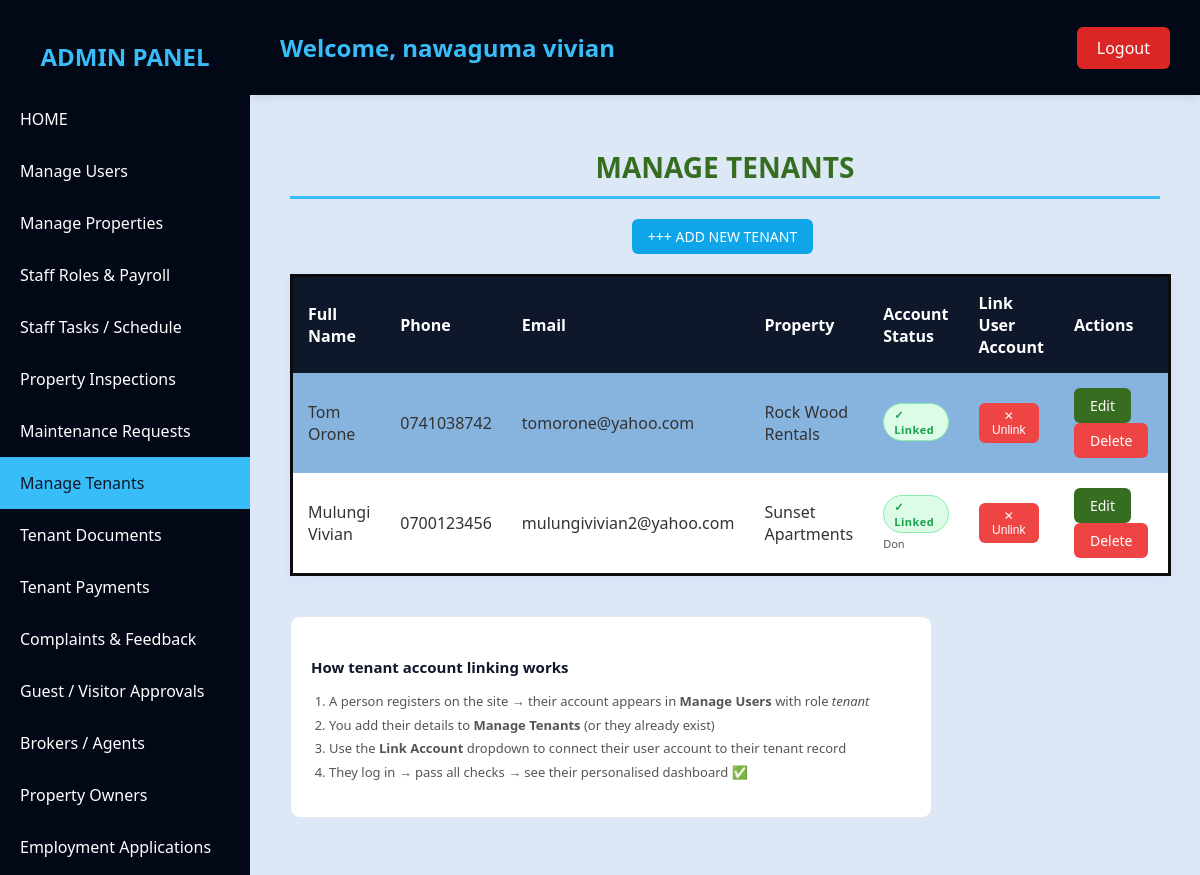
Page /admin_dashboard.php?page=tenants (signed in) on the earlier database version.
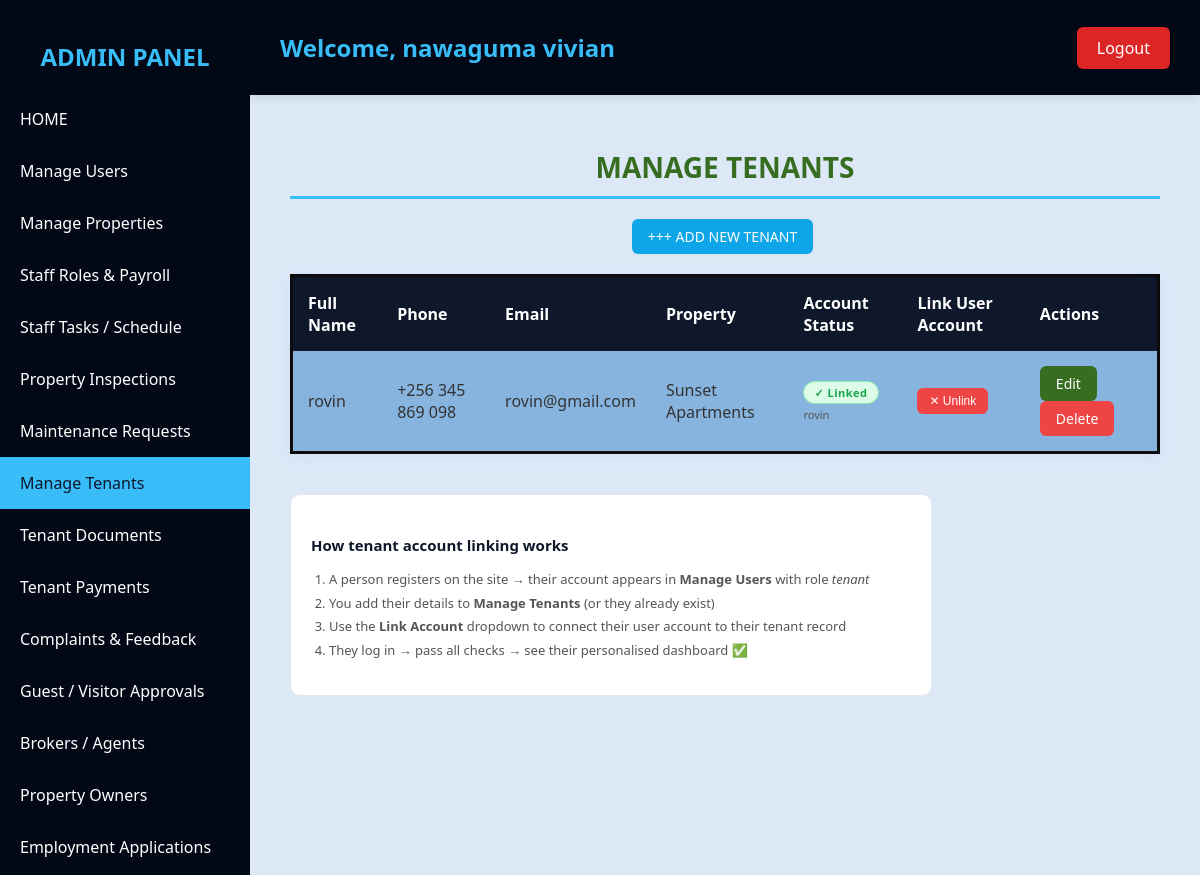
Same page on the later database version.
### tables this page shows
CREATE TABLE IF NOT EXISTS `users` (
  `id` int NOT NULL AUTO_INCREMENT,
  `fullname` varchar(255) NOT NULL,
  `email` varchar(255) NOT NULL,
  `password` varchar(255) NOT NULL,
  `role` varchar(50) NOT NULL DEFAULT 'tenant',
  `created_at` timestamp NOT NULL DEFAULT CURRENT_TIMESTAMP,
  `phone` varchar(20) DEFAULT NULL,
  `whatsapp` varchar(20) DEFAULT NULL,
  `commission_rate` decimal(5,2) DEFAULT '0.00' COMMENT 'Broker commission rate in %',
  PRIMARY KEY (`id`),
  UNIQUE KEY `email` (`email`)
);

CREATE TABLE IF NOT EXISTS `tenants` (
  `id` int NOT NULL AUTO_INCREMENT,
  `fullname` varchar(255) NOT NULL,
  `email` varchar(255) DEFAULT NULL,
  `phone` varchar(50) DEFAULT NULL,
  `property_id` int DEFAULT NULL,
  `lease_start` date DEFAULT NULL,
  `lease_end` date DEFAULT NULL,
  `created_at` timestamp NULL DEFAULT CURRENT_TIMESTAMP,
  `gender` enum('Male','Female','Other') DEFAULT NULL,
  `national_id` varchar(100) DEFAULT NULL,
  `occupation` varchar(100) DEFAULT NULL,
  `emergency_name` varchar(100) DEFAULT NULL,
  `emergency_phone` varchar(50) DEFAULT NULL,
  `user_id` int DEFAULT NULL,
  `status` varchar(50) DEFAULT 'Active',
  PRIMARY KEY (`id`)
);

CREATE TABLE IF NOT EXISTS `properties` (
  `id` int NOT NULL AUTO_INCREMENT,
  `owner_id` int DEFAULT NULL,
  `property_name` varchar(255) NOT NULL,
  `property_type` varchar(100) DEFAULT NULL,
  `address` text,
  `units` int DEFAULT '0',
  `rent_amount` decimal(10,2) DEFAULT '0.00',
  `created_at` timestamp NULL DEFAULT CURRENT_TIMESTAMP,
  `purpose` enum('Rent','Buy','Lease') DEFAULT 'Rent',
  `bedrooms` int DEFAULT NULL,
  `size_sqft` int DEFAULT NULL,
  `amenities` text,
  `latitude` decimal(10,7) DEFAULT NULL,
  `longitude` decimal(10,7) DEFAULT NULL,
  `broker_id` int DEFAULT NULL,
  `status` enum('available','occupied','archived') DEFAULT 'available',
  `description` text,
  `commission_rate` decimal(5,2) DEFAULT '0.00',
  `commission_percentage` decimal(5,2) DEFAULT '0.00' COMMENT 'Commission rate for broker in %',
  PRIMARY KEY (`id`)
);

### admin_dashboard.php (the view, shortened to what this page needs)
<?php
include "db_connect.php";
$user_id = $_SESSION['user_id'];
$result = mysqli_query($conn, "SELECT * FROM users WHERE id='$user_id'");
$user = mysqli_fetch_assoc($result);
$total_brokers       = mysqli_fetch_assoc(mysqli_query($conn,"SELECT COUNT(*) as count FROM users WHERE role='broker'"))['count'];
$total_owners        = mysqli_fetch_assoc(mysqli_query($conn,"SELECT COUNT(*) as count FROM users WHERE role='owner'"))['count'];
$total_guests        = mysqli_fetch_assoc(mysqli_query($conn,"SELECT COUNT(*) as count FROM guests"))['count'];
$total_complaints    = mysqli_fetch_assoc(mysqli_query($conn,"SELECT COUNT(*) as count FROM complaints WHERE status='pending'"))['count'];
$total_notifications = mysqli_fetch_assoc(mysqli_query($conn,"SELECT COUNT(*) as count FROM notifications WHERE is_read=0"))['count'];
$pending_payments    = mysqli_fetch_assoc(mysqli_query($conn,"SELECT COUNT(*) as count FROM payments WHERE status='pending'"))['count'];
$total_properties    = mysqli_fetch_assoc(mysqli_query($conn,"SELECT COUNT(*) as count FROM properties"))['count'];
$total_tenants       = mysqli_fetch_assoc(mysqli_query($conn,"SELECT COUNT(*) as count FROM tenants"))['count'];
$total_staff         = mysqli_fetch_assoc(mysqli_query($conn,"SELECT COUNT(*) as count FROM users WHERE role='staff'"))['count'];
$pending_applications= mysqli_fetch_assoc(mysqli_query($conn,"SELECT COUNT(*) as count FROM job_applications WHERE status='pending'"))['count'];
$pending_requests    = mysqli_fetch_assoc(mysqli_query($conn,"SELECT COUNT(*) as count FROM maintenance_requests WHERE status='pending'"))['count'];
$revenue             = mysqli_fetch_assoc(mysqli_query($conn,"SELECT SUM(amount) as total FROM payments"))['total'];
$page = $_GET['page'] ?? 'dashboard';
?>
<!DOCTYPE html>
<html lang="en">
<head>
</head>
<body>
<div class="sidebar">
    <h2>ADMIN PANEL</h2>
    <a href="admin_dashboard.php?page=dashboard" <?php echo ($page==='dashboard')?'class="active"':''; ?>>HOME</a>
    <a href="admin_dashboard.php?page=users" <?php echo ($page==='users')?'class="active"':''; ?>>Manage Users</a>
    <a href="admin_dashboard.php?page=properties" <?php echo ($page==='properties')?'class="active"':''; ?>>Manage Properties</a>
    <a href="admin_dashboard.php?page=staff_roles" <?php echo ($page==='staff_roles')?'class="active"':''; ?>>Staff Roles & Payroll</a>
    <a href="admin_dashboard.php?page=staff_tasks" <?php echo ($page==='staff_tasks')?'class="active"':''; ?>>Staff Tasks / Schedule</a>
    <a href="admin_dashboard.php?page=inspections" <?php echo ($page==='inspections')?'class="active"':''; ?>>Property Inspections</a>
    <a href="admin_dashboard.php?page=maintenance" <?php echo ($page==='maintenance')?'class="active"':''; ?>>Maintenance Requests</a>
    <a href="admin_dashboard.php?page=tenants" <?php echo ($page==='tenants')?'class="active"':''; ?>>
        Manage Tenants
    </a>
    <a href="admin_dashboard.php?page=tenant_documents" <?php echo ($page==='tenant_documents')?'class="active"':''; ?>>Tenant Documents</a>
    <a href="admin_dashboard.php?page=tenant_payments" <?php echo ($page==='tenant_payments')?'class="active"':''; ?>>Tenant Payments</a>
    <a href="admin_dashboard.php?page=complaints" <?php echo ($page==='complaints')?'class="active"':''; ?>>Complaints & Feedback</a>
    <a href="admin_dashboard.php?page=guests" <?php echo ($page==='guests')?'class="active"':''; ?>>Guest / Visitor Approvals</a>
    <a href="admin_dashboard.php?page=brokers" <?php echo ($page==='brokers')?'class="active"':''; ?>>Brokers / Agents</a>
    <a href="admin_dashboard.php?page=propertyowners" <?php echo ($page==='propertyowners')?'class="active"':''; ?>>Property Owners</a>
    <a href="admin_dashboard.php?page=jobs" <?php echo ($page==='jobs')?'class="active"':''; ?>>Employment Applications</a>
</div>
<div class="header">
    <h1>Welcome, <?php echo htmlspecialchars($user['fullname']); ?></h1>
    <a href="logout.php" class="logout-btn">Logout</a>
</div>
<div class="main-content">
<?php if($page === 'dashboard'): ?>
<section id="dashboard">
    <h2 style="text-align:center;margin-bottom:30px;">OVERVIEW</h2>
    <div class="overview-cards">
        <div class="circular-card"><h3>Total Properties</h3><p><?= $total_properties ?></p></div>
        <div class="circular-card"><h3>Total Tenants</h3><p><?= $total_tenants ?></p></div>
        <div class="circular-card"><h3>Total Staff</h3><p><?= $total_staff ?></p></div>
        <div class="circular-card"><h3>Total Brokers</h3><p><?= $total_brokers ?></p></div>
        <div class="circular-card"><h3>Property Owners</h3><p><?= $total_owners ?></p></div>
        <div class="circular-card"><h3>Total Guests</h3><p><?= $total_guests ?></p></div>
        <div class="circular-card"><h3>Pending Complaints</h3><p><?= $total_complaints ?></p></div>
        <div class="circular-card"><h3>Unread Alerts</h3><p><?= $total_notifications ?></p></div>
        <div class="circular-card"><h3>Pending Payments</h3><p><?= $pending_payments ?></p></div>
        <div class="circular-card"><h3>Pending Applications</h3><p><?= $pending_applications ?></p></div>
        <div class="circular-card"><h3>Pending Maintenance</h3><p><?= $pending_requests ?></p></div>
        <div class="circular-card"><h3>Revenue Collected</h3><p>UGX <?= number_format($revenue ?? 0) ?></p></div>
    </div>
</section>
<hr style="color:#38bdf8">
<?php elseif($page === 'tenants'): ?>
<section id="tenants">
    <h2 style="text-align:center;margin-bottom:20px;color:#366d21;">MANAGE TENANTS</h2>
    <div style="text-align:center;margin-bottom:20px;">
        <a href="add_tenant.php" class="action-btn" style="background:#0ea5e9;">+++ ADD NEW TENANT</a>
    </div>
    <?php
    $tenants_q = mysqli_query($conn,
        "SELECT t.*, p.property_name, u.fullname AS linked_username, u.email AS linked_email
         FROM tenants t
         LEFT JOIN properties p ON t.property_id = p.id
         LEFT JOIN users u ON t.user_id = u.id
         ORDER BY t.created_at DESC");
    ?>
    <table>
        <tr>
            <th>Full Name</th>
            <th>Phone</th>
            <th>Email</th>
            <th>Property</th>
            <th>Account Status</th>
            <th>Link User Account</th>
            <th>Actions</th>
        </tr>
        <?php while($t = mysqli_fetch_assoc($tenants_q)): ?>
        <tr>
            <td><?= htmlspecialchars($t['fullname']) ?></td>
            <td><?= htmlspecialchars($t['phone'] ?? 'N/A') ?></td>
            <td><?= htmlspecialchars($t['email'] ?? 'N/A') ?></td>
            <td><?= htmlspecialchars($t['property_name'] ?? 'Unassigned') ?></td>
            <td>
                <?php if (!empty($t['user_id']) && $t['user_id'] > 0): ?>
                    <span class="link-badge linked">✓ Linked</span>
                    <div style="font-size:11px;color:#555;margin-top:3px">
                        <?= htmlspecialchars($t['linked_username'] ?? '') ?>
                    </div>
                <?php else: ?>
                    <span class="link-badge unlinked">⏳ Pending</span>
                <?php endif; ?>
            </td>
            <td>
                <?php if (!empty($t['user_id']) && $t['user_id'] > 0): ?>
                    <form method="POST" action="admin_dashboard.php?page=tenants"
                          onsubmit="return confirm('Remove account link? This tenant will see the pending screen.')">
                        <button type="submit" class="btn-unlink action-btn" style="background:#ef4444;font-size:12px;padding:6px 12px;">
                            ✕ Unlink
                        </button>
                    </form>
                <?php endif; ?>
            </td>
            <td>
                <a href="edit_records.php?type=tenant&id=<?= $t['id'] ?>" class="action-btn">Edit</a>
                <a href="delete_record.php?table=tenants&id=<?= $t['id'] ?>"
                   class="action-btn" style="background:#ef4444;"
                   onclick="return confirm('Are you sure you want to delete this tenant?')">Delete</a>
            </td>
        </tr>
        <?php endwhile; ?>
    </table>
    <div style="background:white;border:1px solid #e2e8f0;border-radius:10px;padding:20px;max-width:600px;margin-top:10px">
        <h4 style="color:#0f172a;margin-bottom:10px;font-size:15px">How tenant account linking works</h4>
        <ol style="font-size:13px;color:#555;line-height:1.8;padding-left:18px">
            <li>A person registers on the site → their account appears in <strong>Manage Users</strong> with role <em>tenant</em></li>
            <li>You add their details to <strong>Manage Tenants</strong> (or they already exist)</li>
            <li>Use the <strong>Link Account</strong> dropdown to connect their user account to their tenant record</li>
            <li>They log in → pass all checks → see their personalised dashboard ✅</li>
        </ol>
    </div>
</section>
<?php endif; ?>
</div>
</body>
</html>

### admin_dashboard.php (style rules this page uses)
body { font-family:"Segoe UI",sans-serif;margin:0;padding:0;background:#dde8f7;color:#333 }
.sidebar { position:fixed;left:0;top:0;width:250px;height:100%;background:#020816;color:white;display:flex;flex-direction:column;padding-top:20px;overflow-y:auto;z-index:1000 }
.sidebar h2 { text-align:center;margin-bottom:20px;color:#38bdf8 }
.sidebar a { color:white;padding:15px 20px;text-decoration:none;display:block;transition:all 0.3s }
.sidebar a:hover,.sidebar a.active { background:#38bdf8;color:#0f172a }
.header { display:flex;justify-content:space-between;align-items:center;background:#020816;color:#fff;padding:15px 30px;position:sticky;top:0;z-index:100;margin-left:250px;box-shadow:0 2px 10px rgba(0,0,0,0.1) }
.header h1 { font-size:24px;color:#38bdf8 }
.logout-btn { color:#fff;text-decoration:none;background:#dc2626;padding:10px 20px;border-radius:6px;transition:background 0.3s }
.main-content { margin-left:250px;padding:30px 40px;min-height:calc(100vh - 80px) }
section h2 { margin-bottom:20px;color:#0f172a;font-size:28px;border-bottom:3px solid #38bdf8;padding-bottom:10px }
table { width:100%;border:3px solid #0c0c0c;border-collapse:collapse;margin-bottom:40px;background:white;box-shadow:0 4px 15px rgba(99,111,224,0.08) }
table th,table td { padding:15px;text-align:left }
table th { background:#0f172a;color:#fff;font-weight:600 }
table tr:nth-child(even) { background:#87b4df }
.action-btn { display:inline-block;padding:8px 16px;border-radius:6px;text-decoration:none;color:white;background:#366d21;transition:0.3s;margin-right:5px;font-size:14px;border:none;cursor:pointer }
.link-badge { display:inline-block;padding:3px 10px;border-radius:20px;font-size:11px;font-weight:700;letter-spacing:.5px }
.link-badge.linked { background:#dcfce7;color:#16a34a;border:1px solid #86efac }
.btn-unlink { background:#ef4444 }

Differences in the rows shown:
removed tenants: fullname "Tom Orone", phone "0741038742", email "tomorone@yahoo.com", property.property_name "Rock Wood Rentals"
removed tenants: fullname "Mulungi Vivian", phone "0700123456", email "mulungivivian2@yahoo.com", property.property_name "Sunset Apartments", user.fullname "Don"
added tenants: fullname "rovin", phone "+256 345 869 098", email "rovin@gmail.com", property.property_name "Sunset Apartments", user.fullname "rovin"
